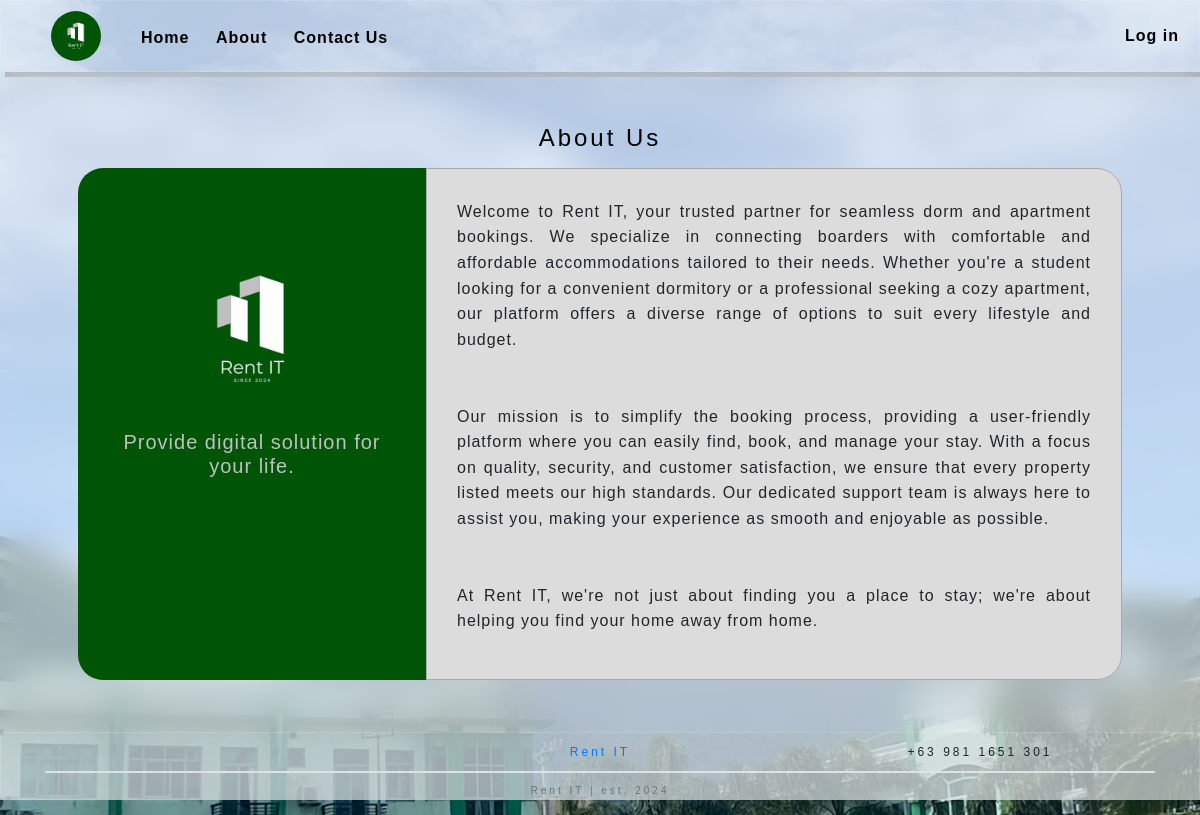
Page /about.php on the committed database.
### tables this page shows
CREATE TABLE `info` (
  `InfoID` int(11) NOT NULL,
  `About` varchar(5000) DEFAULT NULL,
  `FB` varchar(500) DEFAULT NULL,
  `ContNum` varchar(255) DEFAULT NULL,
  `Address` varchar(500) DEFAULT NULL,
  `Gmail` varchar(255) DEFAULT NULL,
  `P` varchar(255) DEFAULT NULL
);

### about.php (the view, shortened to what this page needs)
<!DOCTYPE html>
<html lang="en">
<head>
    <link rel="stylesheet" href="https://maxcdn.bootstrapcdn.com/bootstrap/4.5.2/css/bootstrap.min.css">
    <link rel="stylesheet" href="https://unpkg.com/leaflet/dist/leaflet.css" />
    <link rel="stylesheet" href="css/about.css">
    <link rel="stylesheet" href="css/modal.css">
    <link rel="stylesheet" href="css/scrollbar.css">
</head>
<body>
    <div class="navbar">
        <div class="logo">
            <img src="images/logo.png" alt="Rent IT" height="50" style="margin-right: 30px; border-radius: 25px;">
        <div class="nav-links">
            <a href="index.php">Home</a>
            <a href="about.php">About</a>
            <a href="contact.php">Contact Us</a>
        </div>
    </div>
        <a class="login-btn" href="login_page.php">Log in</a>
    </div>
    <div class="dashboard-container">
        <div class="dashboard-box">
            <div class="dashboard">
                <div class="dashboard-form">
                <h2>About Us</h2>
                    <div class="row" style="margin: 0 !important;">
                        <div class="col-md-4 about-cont text-center">
                            <div class="about">
                                <img src="images/logo.png" alt="Rent IT" height="200" style=" border-radius: 25px;">
                                <h5>Provide digital solution for your life.</h5>
                            </div>
                        </div>
                        <?php
                            require_once("config/connect.php");
                            $sql = "SELECT * FROM info";
                            $result = $conn->query($sql);
                            $row = $result->fetch_assoc();
                            $aboutText = $row['About'] ?? '';
                            if (!empty($aboutText)) {
                                echo "
                                <div class='col-md-8 us'>
                                <p id='about-link'>".nl2br(htmlspecialchars($aboutText))."</p>
                                </div>
                                ";
                            }
                        ?>
                    </div>
                </div>
            </div>
        </div>
    </div>
    <footer>
        <div class="footer-container" style="background-color: mintcream; border-top: 1px solid #e7e7e7;
            background: rgba(255, 255, 255, 0.6) !important;
            -webkit-backdrop-filter: blur(15px) !important;
            backdrop-filter: blur(60px) !important;
            border: 1px solid rgba(255,255,255,0.15) !important;
            align-items: center ;
            box-shadow: 5px 5px !important;
            letter-spacing: 3px;">
            <div class="container" style="text-align: center; font-size: 12px;">
                <div class="row" style=" display: flex; align-items: center;">
                    <?php
                    $sql = "SELECT * FROM info";
                    $result = $conn->query($sql);
                    if ($result->num_rows > 0) {
                        $row = $result->fetch_assoc();
                        echo'
                        <div class="col-md-4" style="padding: 10px;">
                        <div style="white-space: nowrap; overflow: hidden; text-overflow: ellipsis;"><ion-icon name="mail"></ion-icon> '.$row['Gmail'].'</div>
                        </div>
                        <div class="col-md-4" style="padding: 10px;">
                        <div style="white-space: nowrap; overflow: hidden; text-overflow: ellipsis;"><ion-icon name="logo-facebook"></ion-icon> <a href="'.$row['FB'].'" target="_blank">'.$row["FB"].'</a></div>
                        </div>
                        <div class="col-md-4" style="padding: 10px;">
                        <div style="white-space: nowrap; overflow: hidden; text-overflow: ellipsis;"><ion-icon name="call"></ion-icon> '.$row['ContNum'].'</div>
                        </div>
                        ';
                    }
                ?>
                </div>
                <div class="row">
                    <div class="col-md-12">
                        <div class="border"></div>
                    </div>
                </div>
                <div class="row">
                    <div class="col-md-12 text-center">
                        <p class="text-muted" style="margin-top: 10px; font-size: 10px;">Rent IT | est. 2024</p>
                    </div>
                </div>
            </div>
        </div>
    </footer>
</body>
</html>

### css/about.css (style rules this page uses)
body, html { margin: 0; padding: 0; font-family: Arial, sans-serif; background-image: url('../images/booking_system.jpg'); background-size: cover; background-position: center; height: 100vh; letter-spacing: 1px; overflow: auto; }
.navbar { display: flex; flex-wrap: wrap; justify-content: space-between; padding: 10px; background: rgba(255, 255, 255, 0.6); -webkit-backdrop-filter: blur(15px); backdrop-filter: blur(60px); border: 1px solid rgba(255,255,255,0.15); align-items: center; box-shadow: 5px 5px; }
.logo { display: flex; flex-wrap: wrap; justify-content: space-around; font-size: 20px; font-weight: 600; margin-left: 40px; align-items: center; text-align: center; }
.navbar a { font-weight: 600; text-decoration: none; color: black; padding: 10px; font-size: 16px; }
.dashboard-container { display: flex; justify-content: center; background: rgba(255, 255, 255, 0.6); -webkit-backdrop-filter: blur(15px); backdrop-filter: blur(15px); height: calc(100vh - 140px); align-items: center; width: 100%; }
.dashboard-box { display: flex; width: 100%; max-width: 1400px; }
.dashboard { width: 100%; display: flex; flex-direction: column; align-items: center; padding-left: 20px; padding-right: 20px; }
.dashboard-form { width: 90%; max-height: calc(100vh - 160px); overflow-y: auto; overflow-x: hidden; }
.dashboard-form h2 { letter-spacing: 3px; font-size: 24px; color: black; margin-bottom: 15px; text-align: center; }
.dashboard-form p { font-size: 16px; line-height: 1.6; margin-bottom: 15px; text-align: justify; }
.about-cont { background-color: rgb(0 84 6); border-top-left-radius: 25px !important; border-bottom-left-radius: 25px !important; }
.about { padding: 30px; color: silver; margin-top: 10%; }
.us { padding: 30px; background-color: gainsboro; border-top-right-radius: 25px !important; border-bottom-right-radius: 25px !important; border: 1px solid darkgrey; }

### rows in the picture
info: About "Welcome to Rent IT, your trusted partner for seamless dorm and apartment bookings. We specialize in connecting boarders with comfortable and affordable accommodations tailored to their needs. Whether you're a student looking for a convenient dormitory or a professional seeking a cozy apartment, our platform offers a diverse range of options to suit every lifestyle and budget. Our mission is to simplify the booking process, providing a user-friendly platform where you can easily find, book, and manage your stay. With a focus on quality, security, and customer satisfaction, we ensure that every property listed meets our high standards. Our dedicated support team is always here to assist you,…", FB "Rent IT", ContNum "+63 981 1651 301"
